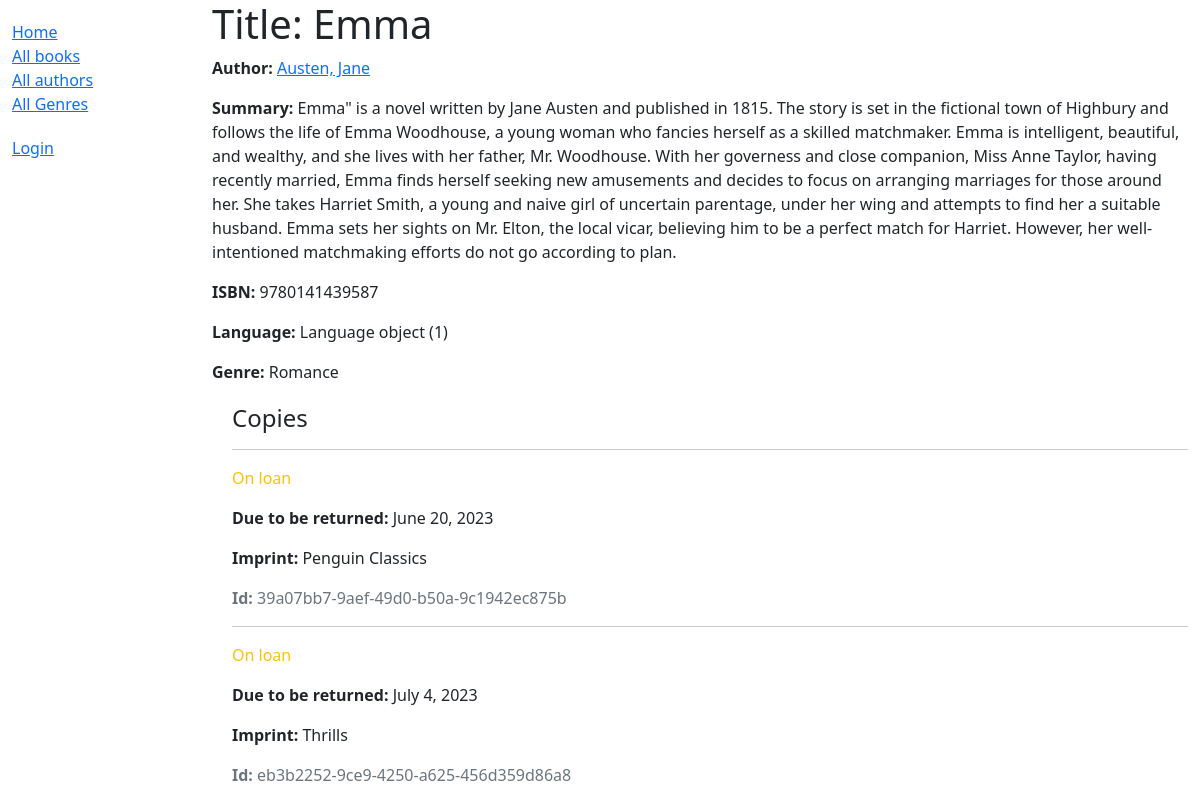
/catalog/book/10, run on an earlier commit of the app's database.
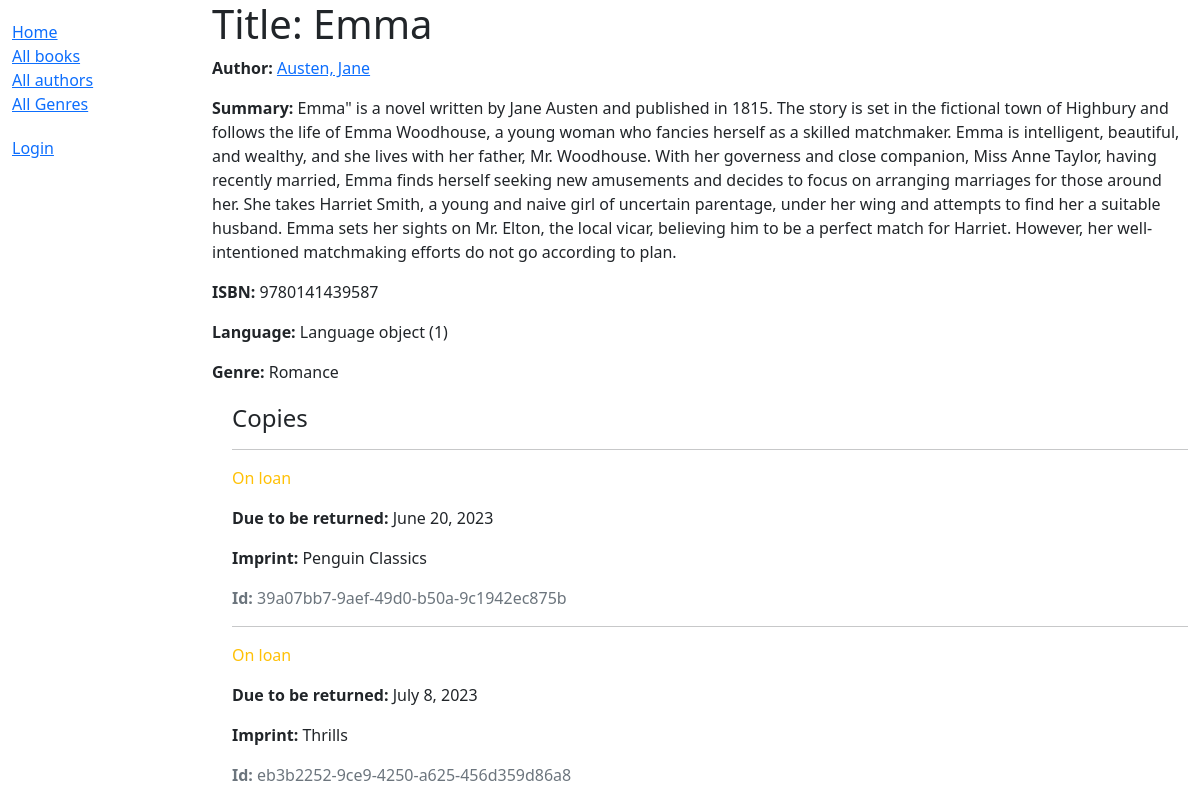
And on a later commit of the database.
### catalog/models.py (models this page shows, shortened)
class BookInstance(models.Model):
    id = models.UUIDField(primary_key=True, default=uuid.uuid4, help_text='Unique ID for this particular book across whole library') #uuid.uuid4 generates a unique id for the book instance
    book = models.ForeignKey('Book', on_delete=models.SET_NULL, null=True)
    imprint = models.CharField(max_length=200)
    due_back = models.DateField(null=True, blank=True)
    LOAN_STATUS = ( #tuple of tuples
        ('m', 'Maintenance'), #first element is the value stored in the db, second element is the human-readable name
        ('o', 'On loan'),
        ('a', 'Available'),
        ('r', 'Reserved'),
    )
    status = models.CharField( #status field is a character field that only allows the values in the LOAN_STATUS tuple
        max_length=1,
        choices=LOAN_STATUS,
        blank=True,
        default='m',
        help_text='Book availability',
    )
    borrower = models.ForeignKey(User, on_delete=models.SET_NULL, null=True, blank=True)
    class Meta:
        ordering = ['due_back']
        permissions = (("can_mark_returned", "Set book as returned"),)

### catalog/views.py (the view, shortened to what this page needs)
# urls.py: path('book/<int:pk>', views.BookDetailView.as_view(), name='book-detail'),
class BookDetailView(generic.DetailView):
    model = Book

### catalog/models.py (called while the page is built)
    def __str__(self):
        return self.name

    def get_absolute_url(self):
        return reverse('author-detail', args=[str(self.id)])

    def __str__(self):
        return f'{self.last_name}, {self.first_name}'

### catalog/templates/catalog/book_detail.html
{% extends "base_generic.html" %}
{% block content %}
  <h1>Title: {{ book.title }}</h1>
  <p><strong>Author:</strong> <a href="{{ book.author.get_absolute_url }}">{{ book.author }}</a></p>
  <p><strong>Summary:</strong> {{ book.summary }}</p>
  <p><strong>ISBN:</strong> {{ book.isbn }}</p>
  <p><strong>Language:</strong> {{ book.language }}</p>
  <p><strong>Genre:</strong> {{ book.genre.all|join:", " }}</p>
  <div style="margin-left:20px;margin-top:20px">
    <h4>Copies</h4>
    {% for copy in book.bookinstance_set.all %}
      <hr />
      <p class="{% if copy.status == 'a' %}text-success{% elif copy.status == 'm' %}text-danger{% else %}text-warning{% endif %}">
        {{ copy.get_status_display }}
      </p>
      {% if copy.status != 'a' %}
        <p><strong>Due to be returned:</strong> {{ copy.due_back }}</p>
      {% endif %}
      <p><strong>Imprint:</strong> {{ copy.imprint }}</p>
      <p class="text-muted"><strong>Id:</strong> {{ copy.id }}</p>
    {% endfor %}
  </div>
{% endblock %}

What changed in the data, as far as the page shows it:
changed BookInstance "Thrills": due_back "July 4, 2023" → "July 8, 2023"
